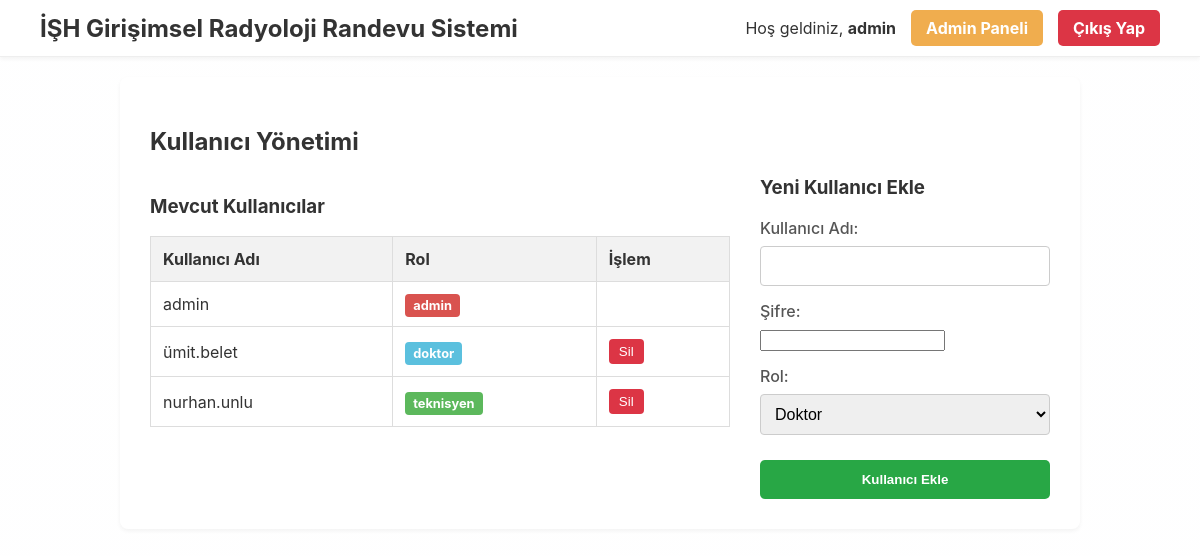
Page /admin (signed in) on the earlier database version.
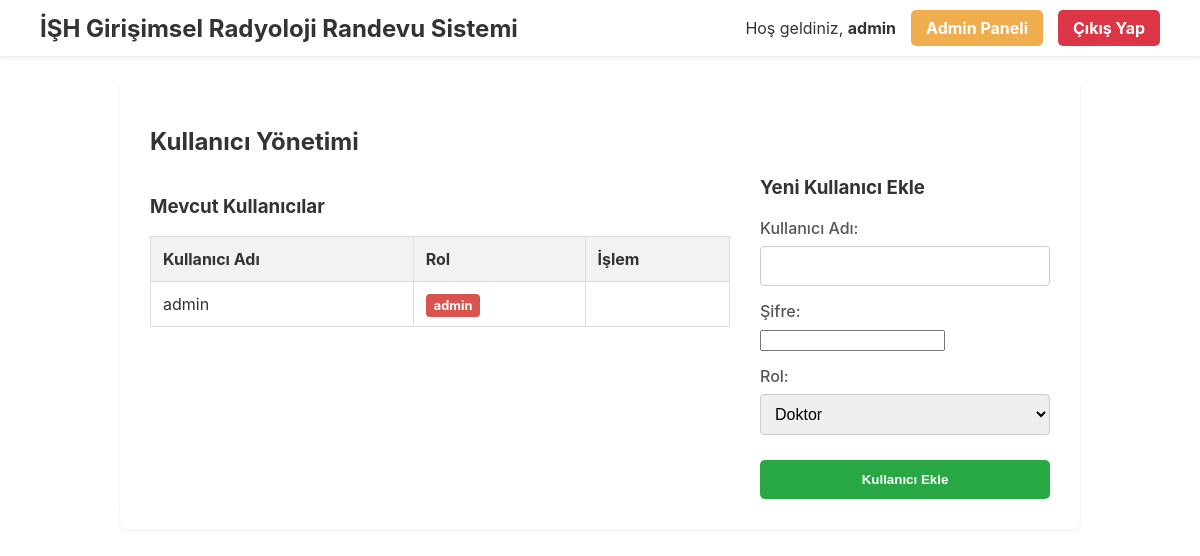
Same page on the later database version.
### app.py (models this page shows, shortened)
class User(UserMixin, db.Model):
    id = db.Column(db.Integer, primary_key=True)
    username = db.Column(db.String(80), unique=True, nullable=False)
    password_hash = db.Column(db.String(256), nullable=False)
    role = db.Column(db.String(80), nullable=False, default='teknisyen')

### app.py (the view)
@app.route('/admin')
@login_required
@role_required(['admin'])
def admin_panel():
    users = User.query.all()
    return render_template('admin_panel.html', users=users)

### app.py (called while the page is built)
@login_manager.user_loader
def load_user(user_id): return db.session.get(User, int(user_id))

def role_required(role_names):
    def decorator(f):
        @wraps(f)
        def decorated_function(*args, **kwargs):
            if not current_user.is_authenticated or current_user.role not in role_names:
                flash("Bu sayfaya erişim yetkiniz yok.", "danger")
                return redirect(url_for('ana_sayfa'))
            return f(*args, **kwargs)
        return decorated_function
    return decorator

### templates/admin_panel.html (shortened to what this page needs)
{% extends 'base.html' %}
{% block content %}
<div class="detail-container">
    <h2>Kullanıcı Yönetimi</h2>
    <div class="admin-grid">
        <div class="user-list">
            <h3>Mevcut Kullanıcılar</h3>
            <table>
                <thead>
                    <tr>
                        <th>Kullanıcı Adı</th>
                        <th>Rol</th>
                        <th>İşlem</th>
                    </tr>
                </thead>
                <tbody>
                    {% for user in users %}
                    <tr>
                        <td>{{ user.username }}</td>
                        <td><span class="role-tag role-{{ user.role }}">{{ user.role }}</span></td>
                        <td>
                            {% if user.role != 'admin' %}
                            <form action="{{ url_for('delete_user', user_id=user.id) }}" method="post" onsubmit="return confirm('Bu kullanıcıyı silmek istediğinizden emin misiniz?');">
                                <button type="submit" class="button-delete">Sil</button>
                            </form>
                            {% endif %}
                        </td>
                    </tr>
                    {% endfor %}
                </tbody>
            </table>
        </div>
        <div class="add-user-form">
            <h3>Yeni Kullanıcı Ekle</h3>
            <form action="{{ url_for('add_user') }}" method="post">
                <div class="form-group">
                    <label for="username">Kullanıcı Adı:</label>
                    <input type="text" name="username" required>
                </div>
                <div class="form-group">
                    <label for="password">Şifre:</label>
                    <input type="password" name="password" required>
                </div>
                <div class="form-group">
                    <label for="role">Rol:</label>
                    <select name="role">
                        <option value="doktor">Doktor</option>
                    </select>
                </div>
                <button type="submit" class="button-submit">Kullanıcı Ekle</button>
            </form>
        </div>
    </div>
</div>
{% endblock %}

### templates/base.html (shortened to what this page needs)
<!DOCTYPE html>
<html lang="tr">
<head>
    <link rel="stylesheet" href="{{ url_for('static', filename='style.css') }}">
</head>
<body>
    <div class="header">
        <h1>İŞH Girişimsel Radyoloji Randevu Sistemi</h1>
        <div class="user-info">
            {% if current_user.is_authenticated %}
                <span>Hoş geldiniz, <strong>{{ current_user.username }}</strong></span>
                {% if current_user.role == 'admin' %}
                    <a href="{{ url_for('admin_panel') }}" class="admin-button">Admin Paneli</a>
                {% endif %}
                <a href="{{ url_for('logout') }}" class="logout-button">Çıkış Yap</a>
            {% endif %}
        </div>
    </div>
    <div class="content">
        {% block content %}{% endblock %}
    </div>
</body>
</html>

### static/style.css (style rules this page uses)
body { font-family: -apple-system, BlinkMacSystemFont, "Segoe UI", Roboto, "Helvetica Neue", Arial, sans-serif; background-color: #f0f2f5; background-image: linear-gradient(rgba(255, 255, 255, 0.97), rgba(255, 255, 255, 0.97)), url(https://www.dirjournal.com/info/wp-content/uploads/2019/12/interventional-radiology.jpg); background-size: cover; background-position: center; background-attachment: fixed; margin: 0; color: #333; }
.header { background-color: #fff; padding: 10px 40px; box-shadow: 0 2px 4px rgba(0,0,0,0.05); border-bottom: 1px solid #eee; }
.header h1 { margin: 0; font-size: 1.5em; color: #333; }
.detail-container { background-color: #fff; padding: 30px; border-radius: 8px; box-shadow: 0 2px 4px rgba(0,0,0,0.05); max-width: 900px; margin: 20px auto; }
.form-group { flex: 1; margin-bottom: 15px; }
label { display: block; margin-bottom: 8px; font-weight: 500; color: #555; }
input[type="text"], input[type="date"], input[type="time"], select, textarea { width: 100%; padding: 10px; border: 1px solid #ccc; border-radius: 4px; box-sizing: border-box; font-size: 1rem; }
.button-submit, .button-cancel { padding: 12px 25px; color: white; text-align: center; text-decoration: none; border: none; border-radius: 5px; font-weight: bold; cursor: pointer; transition: background-color 0.2s, transform 0.1s; }
.button-submit { background-color: #28a745; }
.header { display: flex; justify-content: space-between; align-items: center; }
.user-info { display: flex; align-items: center; gap: 15px; }
.logout-button { background-color: #dc3545; color: white; padding: 8px 15px; border-radius: 5px; text-decoration: none; font-weight: bold; }
.admin-grid { display: grid; grid-template-columns: 2fr 1fr; gap: 30px; }
.admin-grid table { width: 100%; border-collapse: collapse; }
.admin-grid th, .admin-grid td { padding: 12px; border: 1px solid #ddd; text-align: left; }
.admin-grid th { background-color: #f2f2f2; }
.role-tag { padding: 4px 8px; border-radius: 4px; color: white; font-size: 0.8em; font-weight: bold; }
.role-admin { background-color: #d9534f; }
.add-user-form h3 { margin-top: 0; }
.add-user-form .button-submit { width: 100%; margin-top: 10px; }
.admin-button { background-color: #f0ad4e; color: white; padding: 8px 15px; border-radius: 5px; text-decoration: none; font-weight: bold; }

Differences in the rows shown:
removed User: username "ümit.belet", role "doktor"
removed User: username "nurhan.unlu", role "teknisyen"
